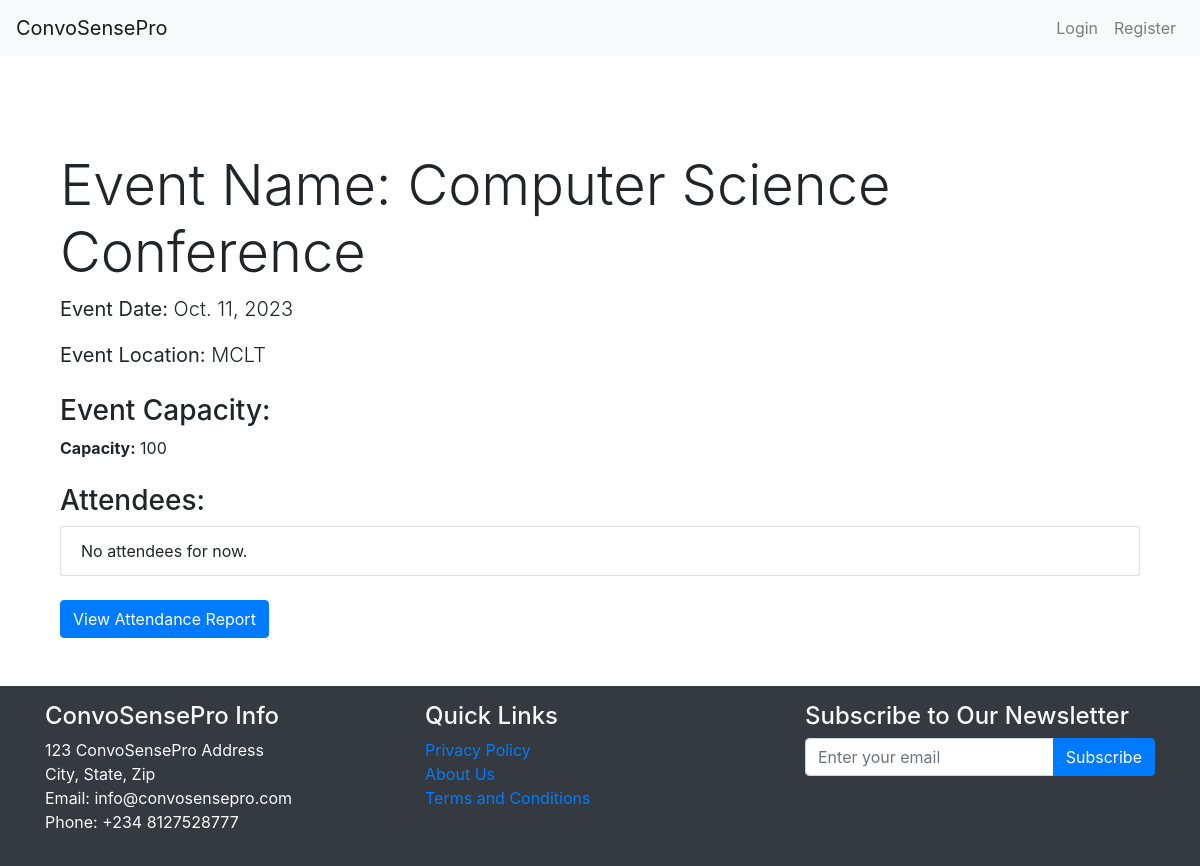
Screenshot of /events/events/1/ with the database file from the repository.
### events/models.py (models this page shows, shortened)
class Event(models.Model):
    name = models.CharField(max_length=100)
    date = models.DateField(
        help_text='Enter date in DD/MM/YYYY format'  # Add a help text
    )
    time = models.TimeField(
        help_text='Enter time in HH:MM format'  # Add a help text
    )
    description = models.TextField()
    location = models.CharField(
        max_length=100,
        default='Your Event Location'  # Set a default location
    )
    unique_link = models.UUIDField(default=uuid.uuid4, editable=False, unique=True)
    organizer = models.ForeignKey(User, on_delete=models.CASCADE)  # Organizer of the event
    capacity = models.PositiveIntegerField(
        default=100,  # Set a default capacity or adjust as needed
        help_text='Maximum number of attendees allowed for this event'
    )
    attendees = models.ManyToManyField(User, related_name='events_attending', blank=True)
    is_attendance_capture_ready = models.BooleanField(default=False)

### events/views.py (the view)
# urls.py: path('events/<int:event_id>/', views.event_detail, name='event_detail'),
def event_detail(request, event_id):
    event = get_object_or_404(Event, pk=event_id)
    return render(request, 'events/event_detail.html', {'event': event})

### events/templates/events/event_detail.html (shortened to what this page needs)
{% extends "base.html" %}
{% load bootstrap5 %}
{% block content %}
<div class="container mt-5 mb-5">
    <h3 class="display-4"><span>Event Name:</span> {{ event.name }}</h3>
    <p class="lead"><strong>Event Date:</strong> {{ event.date }}</p>
    <p class="lead"><strong>Event Location:</strong> {{ event.location }}</p>
    <h3 class="mt-4">Event Capacity:</h3>
    <p><strong>Capacity:</strong> {{ event.capacity }}</p>
    <h3 class="mt-4">Attendees:</h3>
    <ul class="list-group">
        {% if attendees %}
            {% for attendee in attendees %}
                <li class="list-group-item">{{ attendee.name }} - {{ attendee.email }}</li>
            {% endfor %}
        {% else %}
            <li class="list-group-item">No attendees for now.</li>
        {% endif %}
    </ul>
    <a href="#" class="btn btn-primary mt-4">View Attendance Report</a>
</div>
{% endblock %}

### templates/base.html (style rules this page uses)
body { min-height: 100vh; display: flex; flex-direction: column; }
.container { flex: 1; }

### rows the page displays
Event: name "Computer Science Conference", date "Oct. 11, 2023", location "MCLT", capacity "100"
